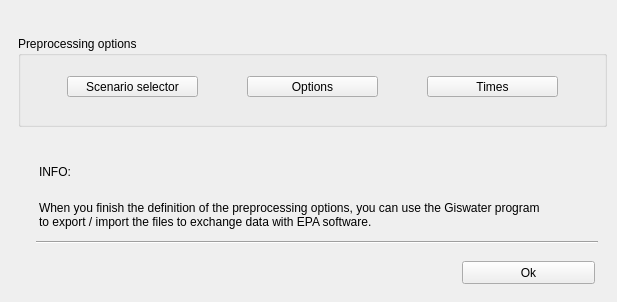
<?xml version="1.0" encoding="UTF-8"?>
<ui version="4.0">
 <class>file_manager</class>
 <widget class="QDialog" name="file_manager">
  <property name="geometry">
   <rect>
    <x>0</x>
    <y>0</y>
    <width>617</width>
    <height>302</height>
   </rect>
  </property>
  <property name="sizePolicy">
   <sizepolicy hsizetype="Fixed" vsizetype="Fixed">
    <horstretch>0</horstretch>
    <verstretch>0</verstretch>
   </sizepolicy>
  </property>
  <property name="windowTitle">
   <string>File manager</string>
  </property>
  <widget class="QPushButton" name="btn_accept">
   <property name="geometry">
    <rect>
     <x>642</x>
     <y>588</y>
     <width>81</width>
     <height>23</height>
    </rect>
   </property>
   <property name="text">
    <string>Accept</string>
   </property>
  </widget>
  <widget class="QPushButton" name="btn_cancel">
   <property name="geometry">
    <rect>
     <x>462</x>
     <y>261</y>
     <width>133</width>
     <height>23</height>
    </rect>
   </property>
   <property name="text">
    <string>Ok</string>
   </property>
  </widget>
  <widget class="QGroupBox" name="groupBox">
   <property name="geometry">
    <rect>
     <x>18</x>
     <y>36</y>
     <width>589</width>
     <height>91</height>
    </rect>
   </property>
   <property name="title">
    <string>Preprocessing options</string>
   </property>
   <widget class="QPushButton" name="btn_times">
    <property name="geometry">
     <rect>
      <x>409</x>
      <y>40</y>
      <width>131</width>
      <height>21</height>
     </rect>
    </property>
    <property name="text">
     <string>Times</string>
    </property>
   </widget>
   <widget class="QPushButton" name="btn_hs_ds">
    <property name="geometry">
     <rect>
      <x>49</x>
      <y>40</y>
      <width>131</width>
      <height>21</height>
     </rect>
    </property>
    <property name="text">
     <string>Scenario selector</string>
    </property>
   </widget>
   <widget class="QPushButton" name="btn_options">
    <property name="geometry">
     <rect>
      <x>229</x>
      <y>40</y>
      <width>131</width>
      <height>21</height>
     </rect>
    </property>
    <property name="text">
     <string>Options</string>
    </property>
   </widget>
  </widget>
  <widget class="QGroupBox" name="groupBox_3">
   <property name="geometry">
    <rect>
     <x>27</x>
     <y>576</y>
     <width>580</width>
     <height>304</height>
    </rect>
   </property>
   <property name="title">
    <string>File manager</string>
   </property>
   <widget class="QCheckBox" name="chk_export_subcatch">
    <property name="geometry">
     <rect>
      <x>147</x>
      <y>69</y>
      <width>191</width>
      <height>17</height>
     </rect>
    </property>
    <property name="text">
     <string>Export subcatchments</string>
    </property>
   </widget>
   <widget class="QTextEdit" name="txt_file_inp">
    <property name="geometry">
     <rect>
      <x>147</x>
      <y>99</y>
      <width>331</width>
      <height>61</height>
     </rect>
    </property>
   </widget>
   <widget class="QLabel" name="label">
    <property name="geometry">
     <rect>
      <x>97</x>
      <y>109</y>
      <width>46</width>
      <height>13</height>
     </rect>
    </property>
    <property name="text">
     <string>INP file:</string>
    </property>
   </widget>
   <widget class="QCheckBox" name="chk_import">
    <property name="geometry">
     <rect>
      <x>7</x>
      <y>269</y>
      <width>131</width>
      <height>17</height>
     </rect>
    </property>
    <property name="text">
     <string>Import results</string>
    </property>
   </widget>
   <widget class="QLabel" name="label_3">
    <property name="geometry">
     <rect>
      <x>67</x>
      <y>29</y>
      <width>81</width>
      <height>20</height>
     </rect>
    </property>
    <property name="text">
     <string>Result name:</string>
    </property>
   </widget>
   <widget class="QCheckBox" name="chk_export">
    <property name="geometry">
     <rect>
      <x>7</x>
      <y>69</y>
      <width>111</width>
      <height>17</height>
     </rect>
    </property>
    <property name="text">
     <string>Export INP</string>
    </property>
   </widget>
   <widget class="QLabel" name="label_2">
    <property name="geometry">
     <rect>
      <x>97</x>
      <y>219</y>
      <width>46</width>
      <height>13</height>
     </rect>
    </property>
    <property name="text">
     <string>RPT file:</string>
    </property>
   </widget>
   <widget class="QTextEdit" name="txt_file_rpt">
    <property name="geometry">
     <rect>
      <x>147</x>
      <y>199</y>
      <width>331</width>
      <height>61</height>
     </rect>
    </property>
   </widget>
   <widget class="QLineEdit" name="txt_result_name">
    <property name="geometry">
     <rect>
      <x>147</x>
      <y>29</y>
      <width>331</width>
      <height>21</height>
     </rect>
    </property>
    <property name="text">
     <string/>
    </property>
   </widget>
   <widget class="QPushButton" name="btn_file_inp">
    <property name="geometry">
     <rect>
      <x>487</x>
      <y>139</y>
      <width>85</width>
      <height>23</height>
     </rect>
    </property>
    <property name="text">
     <string>...</string>
    </property>
   </widget>
   <widget class="QCheckBox" name="chk_exec">
    <property name="geometry">
     <rect>
      <x>7</x>
      <y>169</y>
      <width>171</width>
      <height>17</height>
     </rect>
    </property>
    <property name="text">
     <string>Execute EPA software</string>
    </property>
   </widget>
   <widget class="QPushButton" name="btn_file_rpt">
    <property name="geometry">
     <rect>
      <x>487</x>
      <y>239</y>
      <width>82</width>
      <height>23</height>
     </rect>
    </property>
    <property name="text">
     <string>...</string>
    </property>
   </widget>
   <widget class="QCheckBox" name="chk_only_check">
    <property name="geometry">
     <rect>
      <x>489</x>
      <y>33</y>
      <width>88</width>
      <height>17</height>
     </rect>
    </property>
    <property name="text">
     <string>only check</string>
    </property>
   </widget>
  </widget>
  <widget class="QLabel" name="label_4">
   <property name="geometry">
    <rect>
     <x>39</x>
     <y>201</y>
     <width>511</width>
     <height>61</height>
    </rect>
   </property>
   <property name="text">
    <string>When you finish the definition of the preprocessing options, you can use the Giswater program to export / import the files to exchange data with EPA software.</string>
   </property>
   <property name="alignment">
    <set>Qt::AlignLeading|Qt::AlignLeft|Qt::AlignTop</set>
   </property>
   <property name="wordWrap">
    <bool>true</bool>
   </property>
  </widget>
  <widget class="QLabel" name="label_5">
   <property name="geometry">
    <rect>
     <x>39</x>
     <y>162</y>
     <width>81</width>
     <height>20</height>
    </rect>
   </property>
   <property name="text">
    <string>INFO:</string>
   </property>
  </widget>
  <widget class="Line" name="line">
   <property name="geometry">
    <rect>
     <x>36</x>
     <y>234</y>
     <width>562</width>
     <height>16</height>
    </rect>
   </property>
   <property name="orientation">
    <enum>Qt::Horizontal</enum>
   </property>
  </widget>
 </widget>
 <tabstops>
  <tabstop>btn_hs_ds</tabstop>
  <tabstop>btn_options</tabstop>
  <tabstop>btn_times</tabstop>
  <tabstop>txt_result_name</tabstop>
  <tabstop>chk_only_check</tabstop>
  <tabstop>chk_export</tabstop>
  <tabstop>chk_export_subcatch</tabstop>
  <tabstop>txt_file_inp</tabstop>
  <tabstop>btn_file_inp</tabstop>
  <tabstop>chk_exec</tabstop>
  <tabstop>txt_file_rpt</tabstop>
  <tabstop>btn_file_rpt</tabstop>
  <tabstop>chk_import</tabstop>
  <tabstop>btn_accept</tabstop>
  <tabstop>btn_cancel</tabstop>
 </tabstops>
 <resources/>
 <connections/>
</ui>
